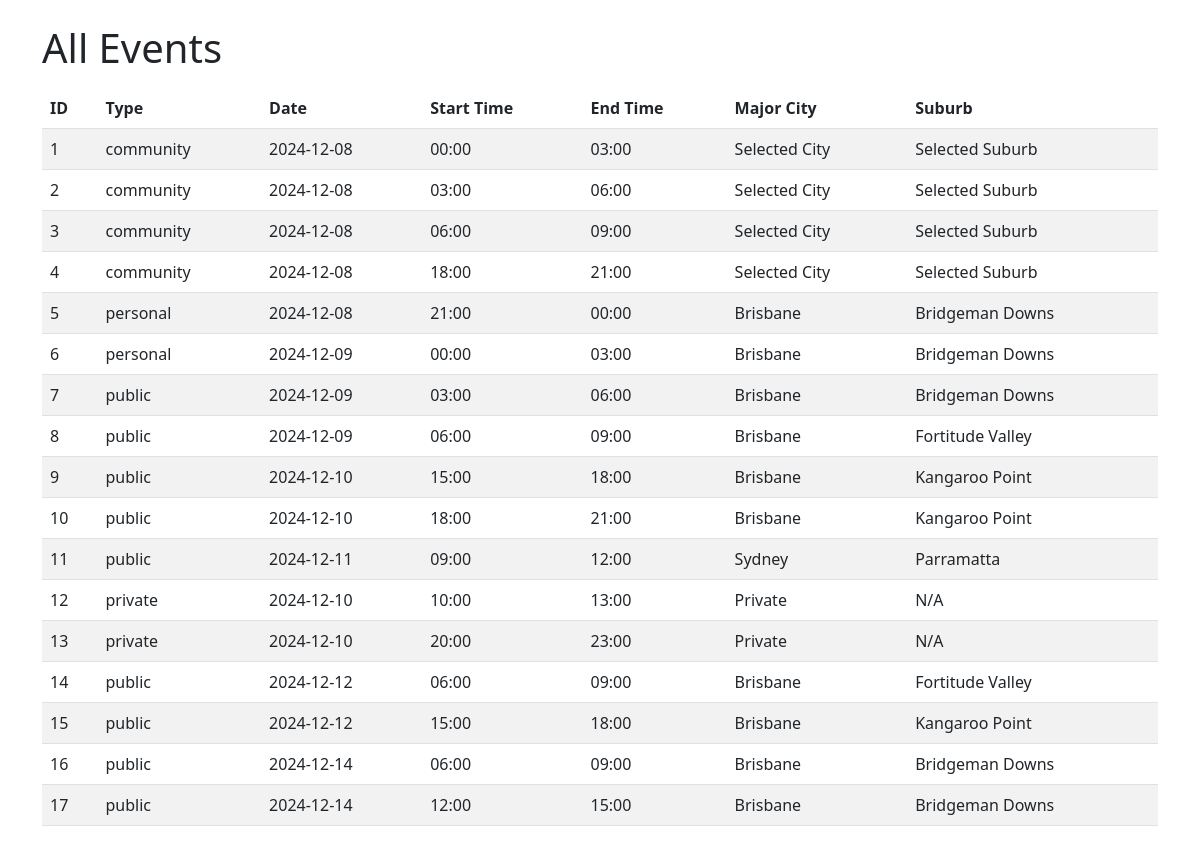
/all-events, run on an earlier commit of the app's database.
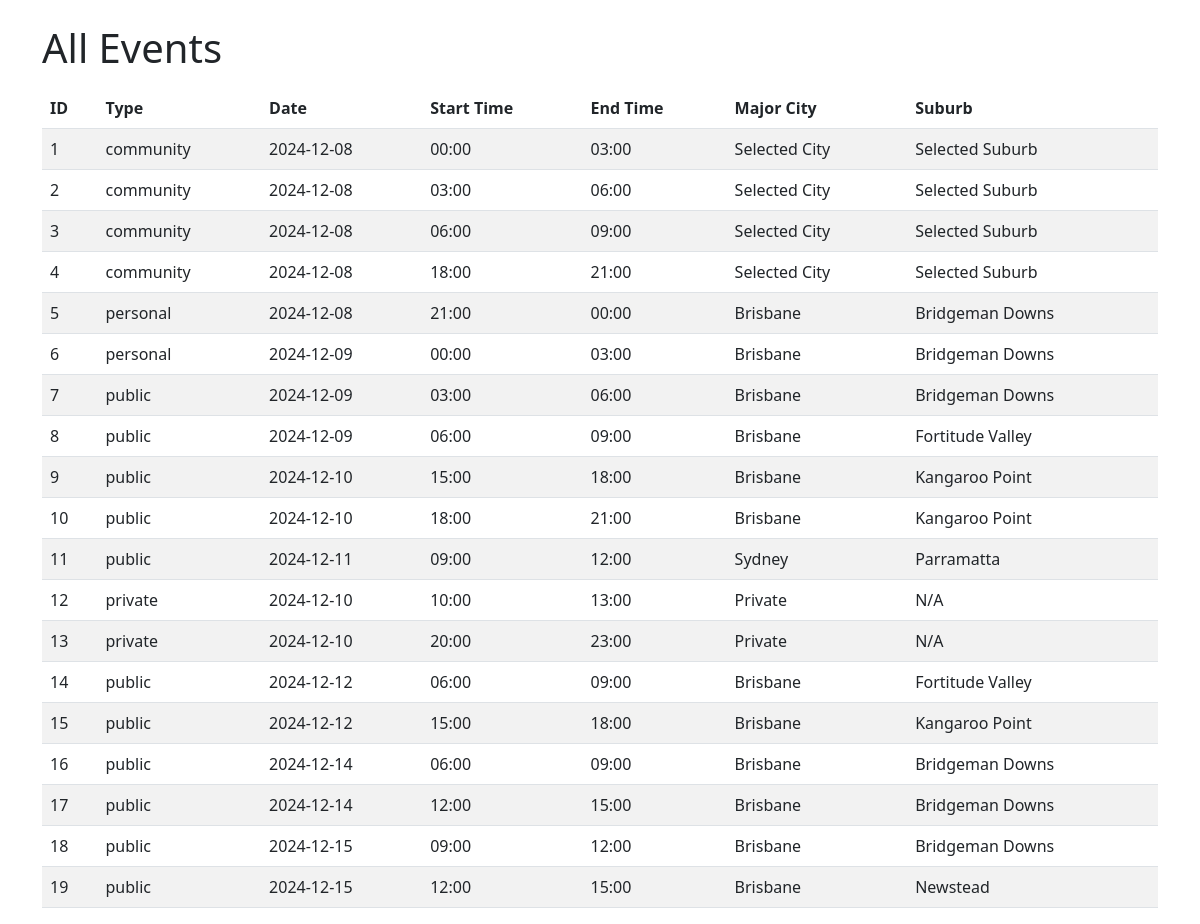
And on a later commit of the database.
### app/models.py (models this page shows, shortened)
class Event(db.Model):
    id = db.Column(db.Integer, primary_key=True)
    user_id = db.Column(db.Integer, db.ForeignKey('users.id'), nullable=True)  # Nullable for community events
    user = db.relationship('User', backref='events')
    major_city = db.Column(db.String(100), nullable=False)
    suburb = db.Column(db.String(100), nullable=False)
    event_type = db.Column(db.String(20), nullable=False, default='public')  # Default to public
    date = db.Column(db.Date, nullable=False)
    start_hour = db.Column(db.Integer, nullable=False)
    latitude = db.Column(db.Float, nullable=True)
    longitude = db.Column(db.Float, nullable=True)
    radius = db.Column(db.Float, default=1.0)

### app/routes.py (the view)
@main.route('/all-events', methods=['GET'])
def all_events():
    events = Event.query.all()  # Fetch all events from the database
    return render_template('all_events.html', events=events)

### app/templates/all_events.html (shortened to what this page needs)
<!DOCTYPE html>
<html lang="en">
<head>
    <link rel="stylesheet" href="https://cdn.jsdelivr.net/npm/bootstrap@5.3.0/dist/css/bootstrap.min.css">
</head>
<body>
    <div class="container mt-4">
        <h1 class="mb-3">All Events</h1>
        <table class="table table-striped">
            <thead>
                <tr>
                    <th>ID</th>
                    <th>Type</th>
                    <th>Date</th>
                    <th>Start Time</th>
                    <th>End Time</th>
                    <th>Major City</th>
                    <th>Suburb</th>
                </tr>
            </thead>
            <tbody>
                {% for event in events %}
                <tr>
                    <td>{{ event.id }}</td>
                    <td>{{ event.event_type }}</td>
                    <td>{{ event.date.strftime('%Y-%m-%d') }}</td>
                    <td>{{ '%02d:00' | format(event.start_hour) }}</td>
                    <td>{{ '%02d:00' | format((event.start_hour + 3) % 24) }}</td>
                    <td>{{ event.major_city }}</td>
                    <td>{{ event.suburb }}</td>
                </tr>
                {% endfor %}
            </tbody>
        </table>
    </div>
</body>
</html>

What changed in the data, as far as the page shows it:
added Event: id "18", event_type "public", date "2024-12-15", start_hour "09:00", (event.start_hour+3)%24 "12:00", major_city "Brisbane", suburb "Bridgeman Downs"
added Event: id "19", event_type "public", date "2024-12-15", start_hour "12:00", (event.start_hour+3)%24 "15:00", major_city "Brisbane", suburb "Newstead"
